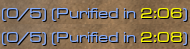
#> input picture tests/ocr sampling/01en/zz_origional/prot-singlehero-withtime/raw_screenshots/test.png, 190 x 49 px
$ python tunev4_yellow.py
#> lines starting #> are read from the running program, lines starting #| are printed output that depends on the picture; after the words box and inside, x2 and y2 are one past the last pixel; in counts of white or black regions, pixels touching at a corner belong together
# -*- coding: utf-8 -*-
import cv2
import numpy as np

# === 填入截图路径 ===
IMAGE_PATH = 'raw_screenshots/test.png'
# ===================

window_name = 'OCR Tuner V3 (Perfect Ratio)'
MIN_CANVAS_W = 1200  # 画布最小宽度
MIN_CANVAS_H = 800   # 画布最小高度

def nothing(x):
    pass

def processing_pipeline(img_bgr):
    # 获取参数
    preset_mode = cv2.getTrackbarPos('Preset Mode', window_name)
    scale_x10 = cv2.getTrackbarPos('Alg Scale(x10)', window_name)

    tophat_k = cv2.getTrackbarPos('TopHat', window_name)
    thresh_val = cv2.getTrackbarPos('Threshold', window_name)
    erode_iter = cv2.getTrackbarPos('Erode', window_name)

    # 1. 算法放大 (OCR核心步骤)
    scale = max(1.0, scale_x10 / 10.0)
    h, w = img_bgr.shape[:2]
    img_resized = cv2.resize(img_bgr, (int(w * scale), int(h * scale)), interpolation=cv2.INTER_CUBIC)

    # 2. 颜色/特征提取
    b, g, r = cv2.split(img_resized)
    gray = None

    if preset_mode == 0: # 绿字 (ZH)
        gray = cv2.subtract(g, r)
    elif preset_mode == 1: # 蓝字
        gray = b
    elif preset_mode == 2: # 黄字 (R+G)
        gray = cv2.addWeighted(r, 0.5, g, 0.5, 0)
    elif preset_mode == 3: # 橙字 (R-B)
        gray = cv2.subtract(r, b)
    elif preset_mode == 4: # 饱和度
        hsv = cv2.cvtColor(img_resized, cv2.COLOR_BGR2HSV)
        gray = hsv[:,:,1]
    else: # Max
        gray = cv2.max(cv2.max(b, g), r)

    # 3. 顶帽运算
    if tophat_k > 0:
        k_size = (tophat_k * 2) + 1
        kernel = cv2.getStructuringElement(cv2.MORPH_RECT, (k_size, k_size))
        gray = cv2.morphologyEx(gray, cv2.MORPH_TOPHAT, kernel)
        gray = cv2.normalize(gray, None, 0, 255, cv2.NORM_MINMAX)

    # 4. 滤波
    filtered = cv2.bilateralFilter(gray, d=9, sigmaColor=100, sigmaSpace=75)

    # 5. 阈值
    _, binary = cv2.threshold(filtered, thresh_val, 255, cv2.THRESH_BINARY)

    # 6. 腐蚀
    if erode_iter > 0:
        kernel = cv2.getStructuringElement(cv2.MORPH_RECT, (2, 2))
        binary = cv2.erode(binary, kernel, iterations=erode_iter)

    return binary

def place_image_on_canvas(img):
    """
    将图片居中放置在一个足够大的黑色画布上
    """
    h, w = img.shape[:2]

    # 画布大小至少是 MIN_CANVAS，如果图片更大，就跟随图片
    canvas_w = max(MIN_CANVAS_W, w + 50)
    canvas_h = max(MIN_CANVAS_H, h + 50)

    # 创建黑色画布 (单通道)
    canvas = np.zeros((canvas_h, canvas_w), dtype=np.uint8)

    # 计算居中坐标
    x_offset = (canvas_w - w) // 2
    y_offset = (canvas_h - h) // 2

    # 贴图
    canvas[y_offset:y_offset+h, x_offset:x_offset+w] = img

    # 画个白框框住图片，方便看清边界
    cv2.rectangle(canvas, (x_offset-1, y_offset-1), (x_offset+w, y_offset+h), (100), 1)

    return canvas

def main():
    img = cv2.imread(IMAGE_PATH)
#> img is the input picture: shape (49, 190, 3); mean B, G, R 87.3, 111, 129.2
    if img is None:
        print(f"错误：找不到图片 {IMAGE_PATH}")
        return

    # === 关键修正：使用 AUTOSIZE ===
    # 这会强制窗口大小等于我们喂给它的图片大小（也就是画布大小）
    # 从而禁止任何形式的拉伸变形
    cv2.namedWindow(window_name, cv2.WINDOW_AUTOSIZE)

    # === 滑块配置 ===
    cv2.createTrackbar('Preset Mode', window_name, 2, 5, nothing)
    cv2.createTrackbar('Alg Scale(x10)', window_name, 40, 60, nothing)

    # 视图缩放：只改变显示大小
    cv2.createTrackbar('View Zoom %', window_name, 100, 200, nothing)

    cv2.createTrackbar('TopHat', window_name, 2, 20, nothing)
    cv2.createTrackbar('Threshold', window_name, 40, 255, nothing)
    cv2.createTrackbar('Erode', window_name, 0, 3, nothing)

    print("="*40)
    print("【完美比例调试器 V3】")
    print("1. 窗口永远固定在 1200x800 以上，滑块不会消失。")
    print("2. 图片居中显示，100% 无变形。")
    print("3. 使用 View Zoom 放大缩小看细节。")
    print("="*40)

    while True:
        # 1. 计算OCR结果
        result_img = processing_pipeline(img)
#> in processing_pipeline, `img_resized = cv2.resize(img_bgr, (int(w * scale), int(h * scale)), in..`:
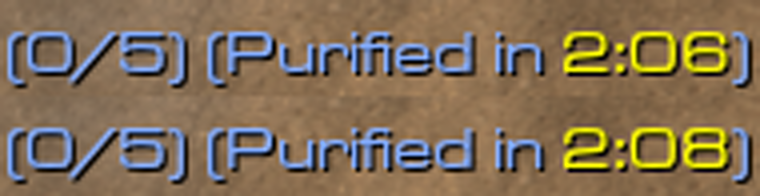
#> img_resized: shape (196, 760, 3); mean B, G, R 87.4, 111, 129.2
#> in processing_pipeline, `b, g, r = cv2.split(img_resized)`:
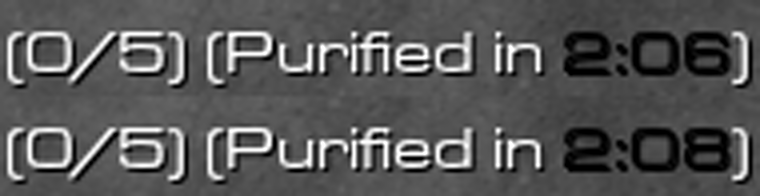
#> b: shape (196, 760); min 0, max 255, mean 87.4
#> in processing_pipeline, `b, g, r = cv2.split(img_resized)`:
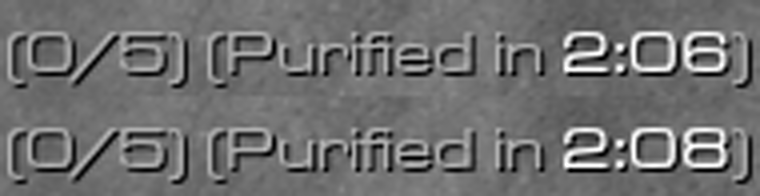
#> g: shape (196, 760); min 0, max 255, mean 111
#> in processing_pipeline, `b, g, r = cv2.split(img_resized)`:
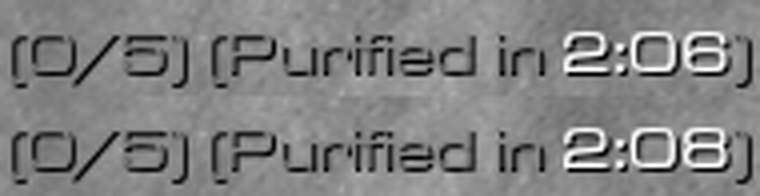
#> r: shape (196, 760); min 0, max 255, mean 129.2
#> in processing_pipeline, `filtered = cv2.bilateralFilter(gray, d=9, sigmaColor=100, sigmaSpace=75)`:
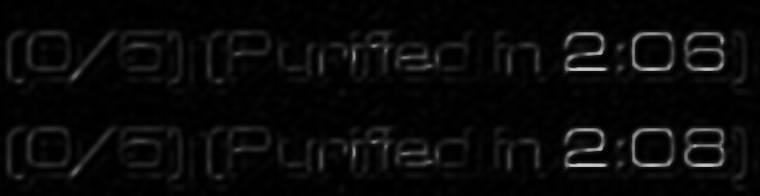
#> filtered: shape (196, 760); min 0, max 203, mean 9.3
#> in processing_pipeline, `_, binary = cv2.threshold(filtered, thresh_val, 255, cv2.THRESH_BINARY)`:
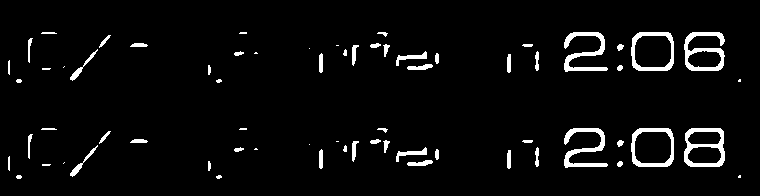
#> binary: shape (196, 760); 4.2% white; 68 white regions (16 under 20 px), largest, box (x1, y1, x2, y2) and area: (684, 128, 725, 167) 671, (684, 32, 725, 71) 661, (564, 32, 608, 72) 640

        # 2. 处理显示缩放
        view_zoom = max(10, cv2.getTrackbarPos('View Zoom %', window_name)) / 100.0
        h, w = result_img.shape[:2]
#> h = 196; w = 760
        new_w = int(w * view_zoom)
#> new_w = 760
        new_h = int(h * view_zoom)
#> new_h = 196

        # 缩放用于显示 (Nearest插值保持像素锐利)
        preview_img = cv2.resize(result_img, (new_w, new_h), interpolation=cv2.INTER_NEAREST)

        # 3. 放入画布
        final_display = place_image_on_canvas(preview_img)
#> in place_image_on_canvas, `canvas[y_offset:y_offset+h, x_offset:x_offset+w] = img`: canvas: shape (800, 1200); 0.66% white; 68 white regions (16 under 20 px), largest, box (x1, y1, x2, y2) and area: (904, 430, 945, 469) 671, (904, 334, 945, 373) 661, (784, 334, 828, 374) 640
#> in place_image_on_canvas, `cv2.rectangle(canvas, (x_offset-1, y_offset-1), (x_offset+w, y_offset+..`:
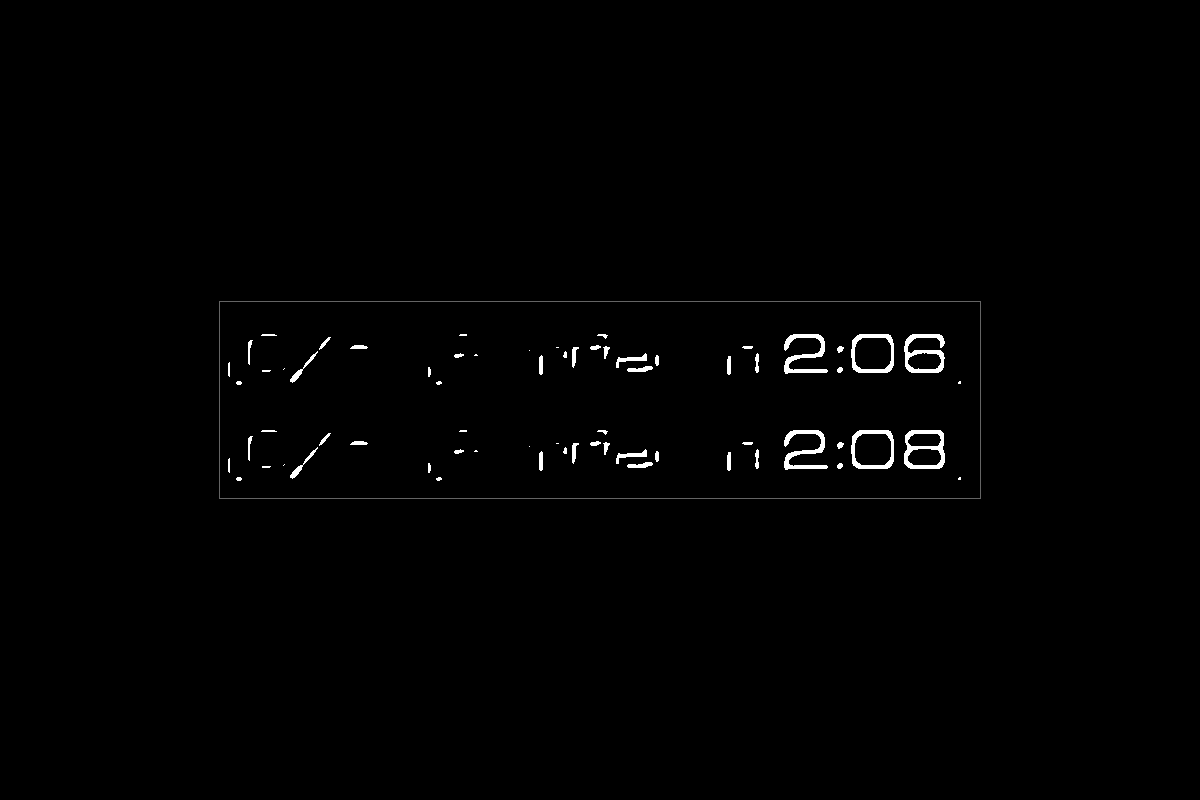
#> canvas: shape (800, 1200); min 0, max 255, mean 1.9

        cv2.imshow(window_name, final_display)

        if cv2.waitKey(50) & 0xFF == 27: # ESC退出
#> (key Esc is pressed here)
            break

    cv2.destroyAllWindows()

if __name__ == '__main__':
    main()

$ run again, with tests/ocr sampling/01en/zz_origional/prot-singlehero-withtime/raw_screenshots/05-white-117.png copied over tests/ocr sampling/01en/zz_origional/prot-singlehero-withtime/raw_screenshots/test.png
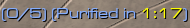
#> input picture tests/ocr sampling/01en/zz_origional/prot-singlehero-withtime/raw_screenshots/05-white-117.png, 190 x 28 px
#> in main, img is the input picture: shape (28, 190, 3); mean B, G, R 115.2, 122.8, 130.9
#> in processing_pipeline, `_, binary = cv2.threshold(filtered, thresh_val, 255, cv2.THRESH_BINARY)`:
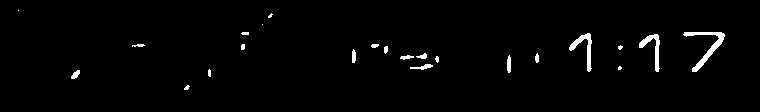
#> binary: shape (112, 760); 1.7% white; 23 white regions (6 under 20 px), largest, box (x1, y1, x2, y2) and area: (683, 32, 725, 72) 388, (569, 33, 592, 72) 264, (639, 34, 660, 72) 248
#> in place_image_on_canvas, `cv2.rectangle(canvas, (x_offset-1, y_offset-1), (x_offset+w, y_offset+..`:
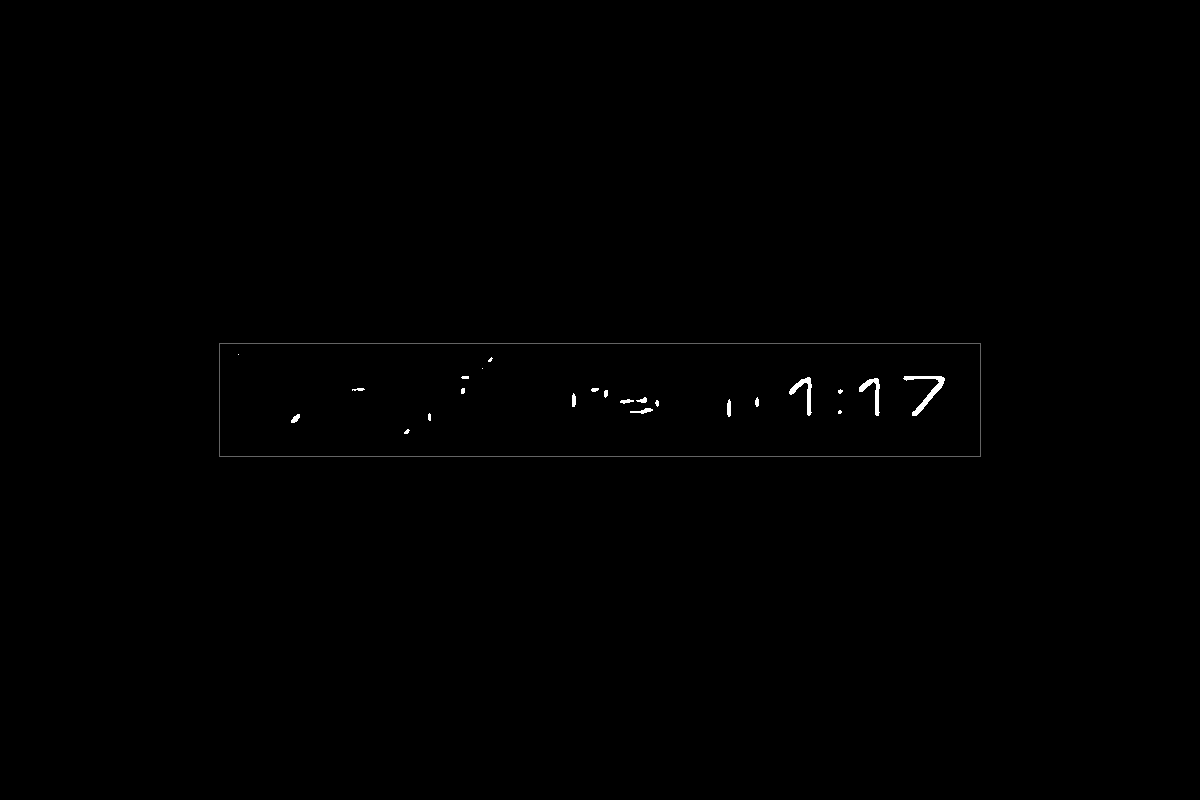
#> canvas: shape (800, 1200); min 0, max 255, mean 0.6

$ run again, with tests/ocr sampling/01en/zz_origional/prot-singlehero-withtime/raw_screenshots/05-white-123.png copied over tests/ocr sampling/01en/zz_origional/prot-singlehero-withtime/raw_screenshots/test.png
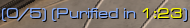
#> input picture tests/ocr sampling/01en/zz_origional/prot-singlehero-withtime/raw_screenshots/05-white-123.png, 190 x 28 px
#> in main, img is the input picture: shape (28, 190, 3); mean B, G, R 103.6, 114, 122.7
#> in processing_pipeline, `_, binary = cv2.threshold(filtered, thresh_val, 255, cv2.THRESH_BINARY)`:
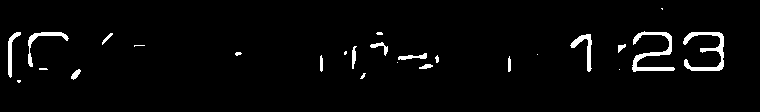
#> binary: shape (112, 760); 2.9% white; 26 white regions (10 under 20 px), largest, box (x1, y1, x2, y2) and area: (632, 31, 675, 72) 560, (683, 32, 724, 71) 539, (28, 32, 69, 67) 255
#> in place_image_on_canvas, `cv2.rectangle(canvas, (x_offset-1, y_offset-1), (x_offset+w, y_offset+..`:
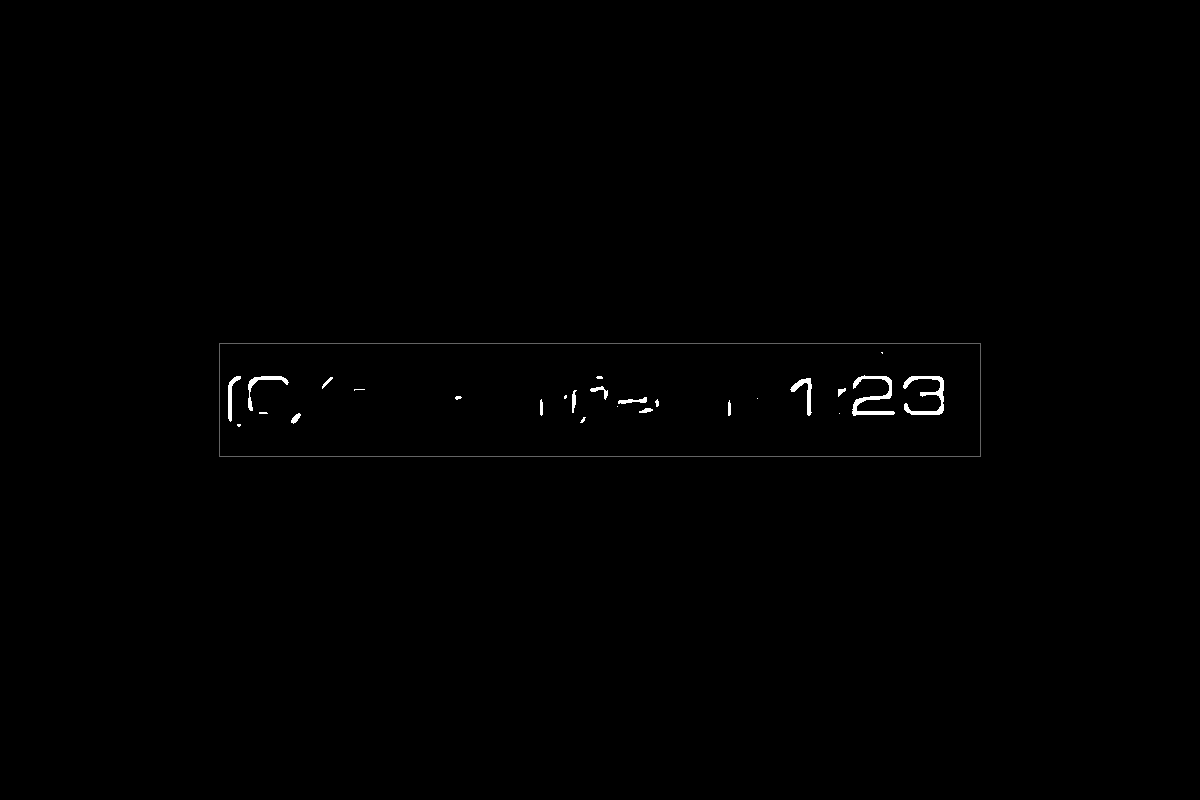
#> canvas: shape (800, 1200); min 0, max 255, mean 0.8

$ run again, with tests/ocr sampling/01en/zz_origional/prot-singlehero-withtime/raw_screenshots/05-yellow-127.png copied over tests/ocr sampling/01en/zz_origional/prot-singlehero-withtime/raw_screenshots/test.png
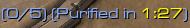
#> input picture tests/ocr sampling/01en/zz_origional/prot-singlehero-withtime/raw_screenshots/05-yellow-127.png, 190 x 28 px
#> in main, img is the input picture: shape (28, 190, 3); mean B, G, R 81.7, 99.9, 115.8
#> binary: shape (112, 760); 3.2% white; 35 white regions (9 under 20 px), largest, box (x1, y1, x2, y2) and area: (632, 32, 675, 72) 610, (683, 32, 725, 72) 415, (570, 33, 592, 72) 251
#> in place_image_on_canvas, `cv2.rectangle(canvas, (x_offset-1, y_offset-1), (x_offset+w, y_offset+..`:
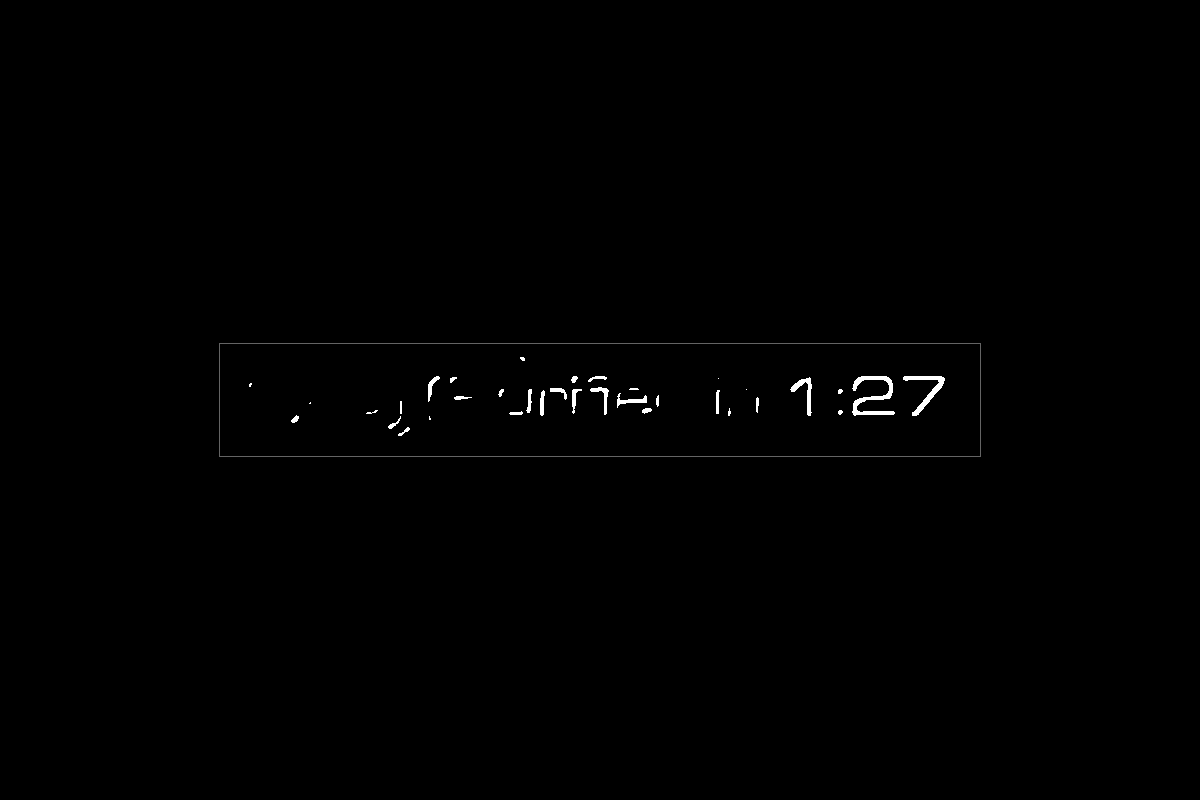
#> canvas: shape (800, 1200); min 0, max 255, mean 0.9
